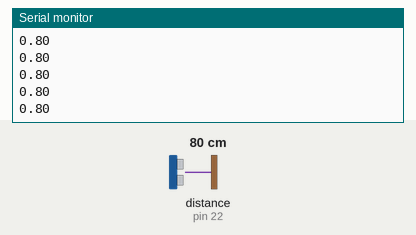
Recording of a sketch running on a simulated Arduino Mega 2560, built with avr-gcc and run on an emulated ATmega2560. Parts: the last lines printed to the serial monitor. Wiring (inferred from the names in the program): ultrasonic range finder: trigger pin 23; echo pin 22. Inputs (shaded band) come from the test bench; at power-on: distance to the obstacle (sensor on pin 22) 80 cm. The echo pulse lasts 58.3 µs per cm.

Above: at 1.2 s.
1.3 s: distance to the obstacle (sensor on pin 22) set to 2 cm
At 1.38 s:
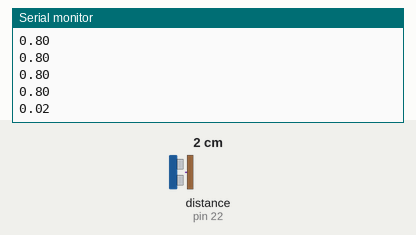
2.8 s: distance to the obstacle (sensor on pin 22) set to 4 cm
At 2.89 s:
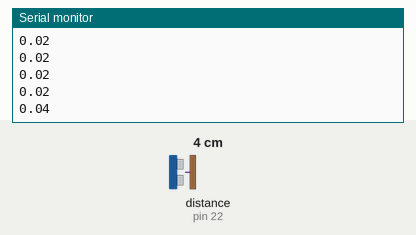
Timing chart, 0 to 5.8 s (numbered marks = the images above; inputs shaded):
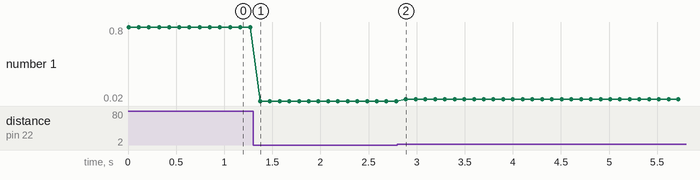

The sketch:

HyperSonic_Test.ino
```cpp
const int trigPin = 23;
const int echoPin = 22;
long duration;

void setup()
{
  pinMode(trigPin, OUTPUT);
  pinMode(echoPin, INPUT);
  Serial.begin(9600);
}

void loop()
{
  digitalWrite(trigPin, LOW);
  delayMicroseconds(2);

  digitalWrite(trigPin, HIGH);
  delayMicroseconds(10);
  digitalWrite(trigPin, LOW);

  duration = pulseIn(echoPin, HIGH);
  double distance = (double)duration * 345 / 2 / 1000000;

  Serial.println(distance); // in meters
  delay(100);
}
```

Measured:
- after the input at 1.3 s, the serial monitor: prints a new line after 0.07 s (image 1)
- after the input at 2.8 s, the serial monitor: prints a new line after 0.09 s (image 2)
- plotted number 1: 0.8 → 0.02 after the input at 1.3 s, 0.02 → 0.04 after the input at 2.8 s
